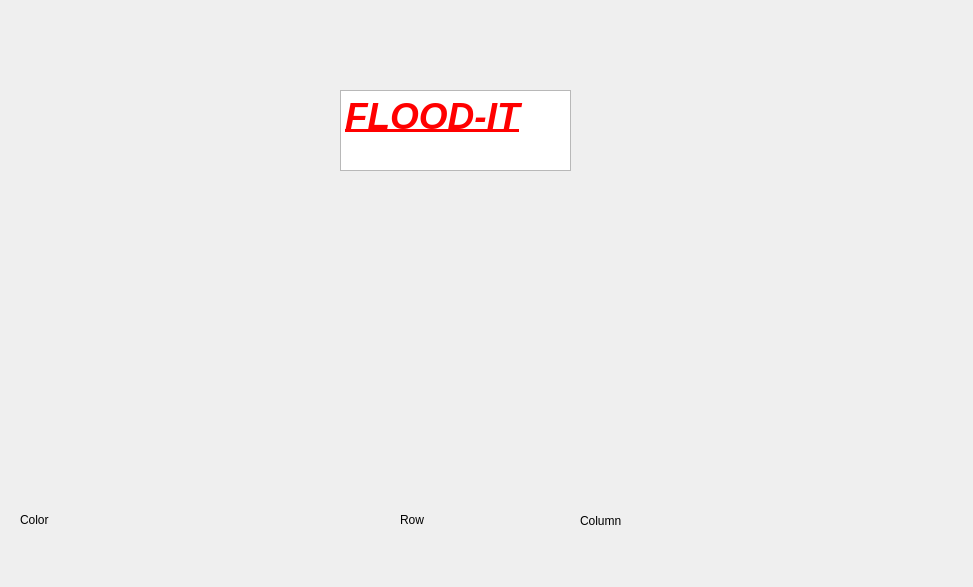
<?xml version="1.0" encoding="UTF-8"?>
<ui version="4.0">
 <class>Size</class>
 <widget class="QWidget" name="Size">
  <property name="geometry">
   <rect>
    <x>0</x>
    <y>0</y>
    <width>973</width>
    <height>587</height>
   </rect>
  </property>
  <property name="windowTitle">
   <string>Form</string>
  </property>
  <widget class="QTextBrowser" name="Title">
   <property name="geometry">
    <rect>
     <x>340</x>
     <y>90</y>
     <width>231</width>
     <height>81</height>
    </rect>
   </property>
   <property name="html">
    <string>&lt;!DOCTYPE HTML PUBLIC &quot;-//W3C//DTD HTML 4.0//EN&quot; &quot;http://www.w3.org/TR/REC-html40/strict.dtd&quot;&gt;
&lt;html&gt;&lt;head&gt;&lt;meta name=&quot;qrichtext&quot; content=&quot;1&quot; /&gt;&lt;meta charset=&quot;utf-8&quot; /&gt;&lt;style type=&quot;text/css&quot;&gt;
p, li { white-space: pre-wrap; }
hr { height: 1px; border-width: 0; }
&lt;/style&gt;&lt;/head&gt;&lt;body style=&quot; font-family:'Segoe UI'; font-size:9pt; font-weight:400; font-style:normal;&quot;&gt;
&lt;p style=&quot; margin-top:0px; margin-bottom:0px; margin-left:0px; margin-right:0px; -qt-block-indent:0; text-indent:0px;&quot;&gt;&lt;span style=&quot; font-size:28pt; font-weight:700; font-style:italic; text-decoration: underline; color:#ff0000;&quot;&gt;FLOOD-IT&lt;/span&gt;&lt;/p&gt;&lt;/body&gt;&lt;/html&gt;</string>
   </property>
  </widget>
  <widget class="QLabel" name="textRow">
   <property name="geometry">
    <rect>
     <x>400</x>
     <y>510</y>
     <width>63</width>
     <height>20</height>
    </rect>
   </property>
   <property name="text">
    <string>Row</string>
   </property>
  </widget>
  <widget class="QLabel" name="textCol">
   <property name="geometry">
    <rect>
     <x>580</x>
     <y>510</y>
     <width>63</width>
     <height>21</height>
    </rect>
   </property>
   <property name="text">
    <string>Column</string>
   </property>
  </widget>
  <widget class="QLabel" name="Colortext">
   <property name="geometry">
    <rect>
     <x>20</x>
     <y>510</y>
     <width>63</width>
     <height>20</height>
    </rect>
   </property>
   <property name="text">
    <string>Color</string>
   </property>
  </widget>
 </widget>
 <resources/>
 <connections/>
</ui>
